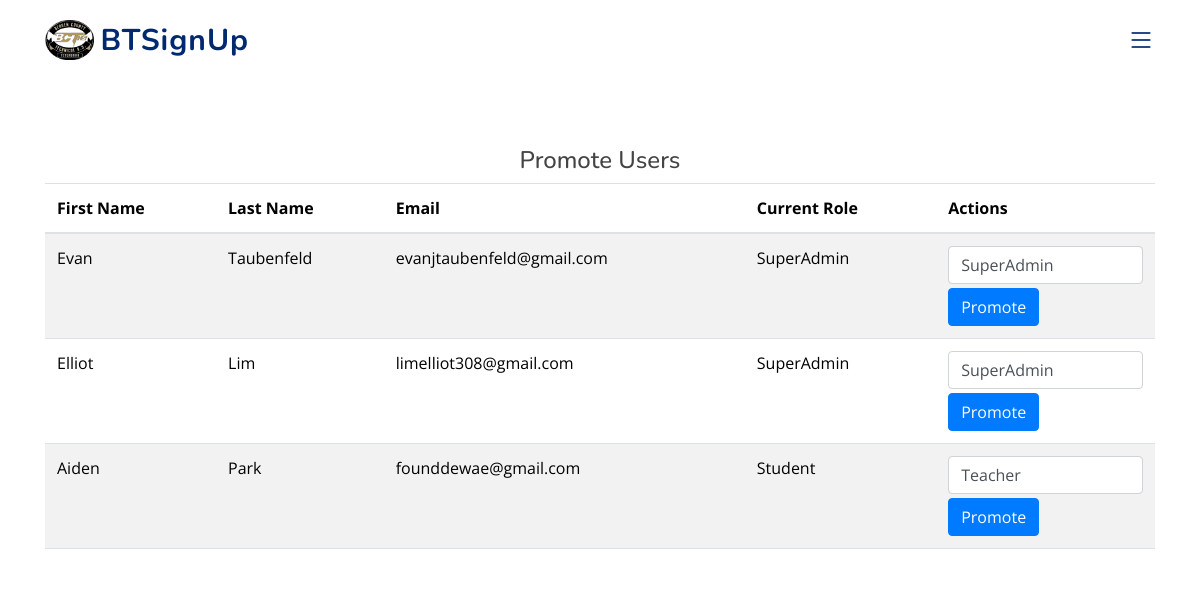
Screenshot of /promote (signed in) with the database file from the repository.
### classes.py (models this page shows, shortened)
class UserBase(db.Model, UserMixin):
    __abstract__ = True
    id = db.Column(db.Integer, primary_key=True, autoincrement=True)
    first_name = db.Column(db.String(255))
    last_name = db.Column(db.String(255))
    email = db.Column(db.String(255), unique=True, nullable=False)
    password_hash = db.Column(db.String(255), nullable=True)
    email_verification_token = db.Column(db.String(255))
    is_verified = db.Column(db.Boolean, default=False)
    mfa_enabled = db.Column(db.Boolean, default=False)
    phone_number = db.Column(db.String(10), nullable=False, default='')
    account_type = db.Column(db.String(255), nullable=False, default="Student")
    joined_events = db.Column(JSON, default = load_default_events)

class User(UserBase):
    __tablename__ = 'users'
    teacher = relationship("Teacher", uselist=False, back_populates="user")
    admin = relationship("Admin", uselist=False, back_populates="user")

### app.py (the view, shortened to what this page needs)
@app.route('/promote', methods=['GET', 'POST'])
@login_required
def promote():
        role_map = {
                            'SuperAdmin': SuperAdmin,
                            'Admin': Admin,
                            'Teacher': Teacher,
                            'Student': User
                        }
        current_user_obj = User.query.get(current_user.id)# Retrieve the current user by ID
        try:
            current_user_obj = role_map[current_user_obj.account_type].query.filter_by(id = current_user.id).first()
        except:
            pass
        users = User.query.all()
        if request.method == 'GET':
            return render_template('promote.html', users=users)  # Pass users to the template

### app.py (called while the page is built)
@login_manager.user_loader
@login_manager.user_loader
def load_user(user_id):
    try:
        return User.query.get(int(user_id))  # Ensure this conversion happens only on valid data
    except (TypeError, ValueError):
        return None  # Return None gracefully for invalid or missing data

### templates/promote.html (shortened to what this page needs)
{% extends "base.html" %}
{% set active_page = 'promote' %}
{% block content %}
<div class="container rounded bg-white mt-5 mb-5">
    <h4 class="text-center">Promote Users</h4>
    <div class="table-responsive">
        <table class="table table-striped">
            <thead>
                <tr>
                    <th>First Name</th>
                    <th>Last Name</th>
                    <th>Email</th>
                    <th>Current Role</th>
                    <th>Actions</th>
                </tr>
            </thead>
            <tbody>
                {% for user in users %}
                    <tr>
                        <td>{{ user.first_name }}</td>
                        <td>{{ user.last_name }}</td>
                        <td>{{ user.email }}</td>
                        <td>{{ user.account_type }}</td>
                        <td>
                            <form method="POST" action="{{ url_for('promote') }}">
                                <select name="new_role" class="form-control mb-1">
                                    <option value="Teacher" {% if user.account_type == 'Teacher' %} selected {% endif %}>Teacher</option>
                                    <option value="SuperAdmin" {% if user.account_type == 'SuperAdmin' %} selected {% endif %}>SuperAdmin</option>
                                </select>
                                <button type="submit" class="btn btn-primary">Promote</button>
                            </form>
                        </td>
                    </tr>
                {% endfor %}
            </tbody>
        </table>
    </div>
</div>
{% endblock %}
{% block main_css %}
<link href="{{ url_for('static', filename='assets/css/style.css') }}" rel="stylesheet">
{% endblock %}

### static/assets/css/style.css (style rules this page uses)
:root { scroll-behavior: smooth; }
body { font-family: "Open Sans", sans-serif; color: #444444; }
h1, h2, h3, h4, h5, h6 { font-family: "Nunito", sans-serif; }

### rows the page displays
User: first_name "Evan", last_name "Taubenfeld", email "evanjtaubenfeld@gmail.com", account_type "SuperAdmin", new_role "SuperAdmin"
User: first_name "Elliot", last_name "Lim", email "limelliot308@gmail.com", account_type "SuperAdmin", new_role "SuperAdmin"
User: first_name "Aiden", last_name "Park", email "founddewae@gmail.com", account_type "Student"
